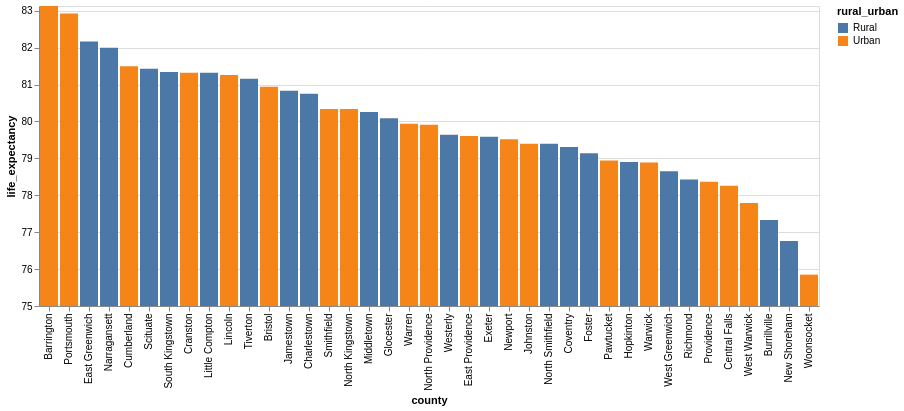

The code cell stored with this chart in its notebook:
### Markdown cell above
## Task 3: How does life expectancy vary across Rhode Island? (10 points)

This task focuses on the `county`, `life_expectancy`, and `rural_urban` variables to analyze how life expectancy changes county-by-county, with an aggregate focus on comparing rural vs. urban counties.

### Chart 3A

### Code cell
alt.Chart(life).mark_bar().encode(
    x=alt.X("county", sort="-y"), 
    y=alt.Y("life_expectancy:Q", scale=alt.Scale(domainMin=75, clamp=True)), 
    color="rural_urban"
)

### Figure 1 — Vega-Lite specification as saved in the notebook (floating-point values rounded to 4 significant figures; data arrays with more than 128 entries replaced by an {"elided": "..."} marker saying what was removed)
{"config": {"view": {"continuousWidth": 300, "continuousHeight": 300}}, "data": {"name": "data-5ddcb8df7bb5f7db00b6b58fe78f71b2"}, "mark": {"type": "bar"}, "encoding": {"color": {"field": "rural_urban", "type": "nominal"}, "x": {"field": "county", "sort": "-y", "type": "nominal"}, "y": {"field": "life_expectancy", "scale": {"clamp": true, "domainMin": 75}, "type": "quantitative"}}, "$schema": "https://vega.github.io/schema/vega-lite/v6.1.0.json", "datasets": {"data-5ddcb8df7bb5f7db00b6b58fe78f71b2": [{"county": "West Greenwich", "rural_urban": "Rural", "life_expectancy": 78.65, "asmr": 1030.0, "asmr_rank": 36, "rent": 1341, "gini": 0.4168, "pct_food_desert": 0.0, "fast_food": 0.23, "pct_farmers_market": 22.48, "pct_less_hs": 5.1, "pct_bachelors": 31.0, "type": "Feature", "geometry": {"type": "Polygon", "coordinates": [[[-71.79, 41.66], [-71.79, 41.66], [-71.79, 41.64], [-71.79, 41.63], [-71.79, 41.6], [-71.79, 41.6], [-71.76, 41.6], [-71.66, 41.6], [-71.65, 41.6], [-71.65, 41.6], [-71.64, 41.6], [-71.64, 41.6], [-71.54, 41.6], [-71.55, 41.63], [-71.55, 41.64], [-71.55, 41.65], [-71.55, 41.66], [-71.55, 41.66], [-71.57, 41.66], [-71.59, 41.66], [-71.6, 41.66], [-71.62, 41.66], [-71.62, 41.66], [-71.67, 41.66], [-71.67, 41.66], [-71.69, 41.66], [-71.74, 41.66], [-71.74, 41.66], [-71.79, 41.66]]]}}, {"county": "Central Falls", "rural_urban": "Urban", "life_expectancy": 78.26, "asmr": 970.7, "asmr_rank": 33, "rent": 774, "gini": 0.4557, "pct_food_desert": 0.0, "fast_food": 37.2, "pct_farmers_market": 0.0, "pct_less_hs": 48.2, "pct_bachelors": 7.4, "type": "Feature", "geometry": {"type": "Polygon", "coordinates": [[[-71.39, 41.9], [-71.4, 41.9], [-71.4, 41.89], [-71.4, 41.89], [-71.41, 41.89], [-71.41, 41.89], [-71.41, 41.89], [-71.4, 41.88], [-71.39, 41.88], [-71.39, 41.88], [-71.39, 41.88], [-71.38, 41.88], [-71.38, 41.89], [-71.38, 41.89], [-71.38, 41.89], [-71.38, 41.89], [-71.38, 41.89], [-71.38, 41.89], [-71.38, 41.89], [-71.38, 41.9], [-71.39, 41.9], [-71.39, 41.9], [-71.39, 41.9], [-71.39, 41.9], [-71.39, 41.9]]]}}, {"county": "Scituate", "rural_urban": "Rural", "life_expectancy": 81.43, "asmr": 807.1, "asmr_rank": 6, "rent": 932, "gini": 0.3981, "pct_food_desert": 0.0, "fast_food": 0.13, "pct_farmers_market": 61.14, "pct_less_hs": 9.3, "pct_bachelors": 28.3, "type": "Feature", "geometry": {"type": "Polygon", "coordinates": [[[-71.69, 41.86], [-71.69, 41.84], [-71.69, 41.84], [-71.69, 41.83], [-71.69, 41.82], [-71.68, 41.79], [-71.68, 41.79], [-71.68, 41.78], [-71.68, 41.77], [-71.68, 41.77], [-71.67, 41.76], [-71.67, 41.73], [-71.67, 41.73], [-71.64, 41.73], [-71.59, 41.73], [-71.58, 41.73], [-71.56, 41.73], [-71.55, 41.73], [-71.55, 41.73], [-71.55, 41.73], [-71.55, 41.74], [-71.55, 41.76], [-71.55, 41.76], [-71.55, 41.77], [-71.56, 41.79], [-71.56, 41.79], [-71.56, 41.8], [-71.57, 41.81], [-71.57, 41.84], [-71.57, 41.84], [-71.57, 41.84], [-71.57, 41.85], [-71.57, 41.86], [-71.6, 41.86], [-71.61, 41.86], [-71.68, 41.86], [-71.69, 41.86]]]}}, {"county": "Foster", "rural_urban": "Rural", "life_expectancy": 79.14, "asmr": 813.8, "asmr_rank": 8, "rent": 908, "gini": 0.4325, "pct_food_desert": 0.0, "fast_food": 0.08, "pct_farmers_market": 0.0, "pct_less_hs": 8.1, "pct_bachelors": 29.9, "type": "Feature", "geometry": {"type": "Polygon", "coordinates": [[[-71.79, 41.85], [-71.79, 41.85], [-71.79, 41.84], [-71.79, 41.84], [-71.79, 41.82], [-71.79, 41.81], [-71.79, 41.81], [-71.79, 41.8], [-71.79, 41.77], [-71.79, 41.77], [-71.79, 41.77], [-71.79, 41.74], [-71.79, 41.73], [-71.72, 41.73], [-71.7, 41.73], [-71.67, 41.73], [-71.67, 41.73], [-71.67, 41.76], [-71.68, 41.77], [-71.68, 41.77], [-71.68, 41.78], [-71.68, 41.79], [-71.68, 41.79], [-71.69, 41.82], [-71.69, 41.83], [-71.69, 41.84], [-71.69, 41.84], [-71.69, 41.86], [-71.74, 41.86], [-71.75, 41.86], [-71.76, 41.86], [-71.79, 41.85]]]}}, {"county": "Burrillville", "rural_urban": "Rural", "life_expectancy": 77.33, "asmr": 1052.0, "asmr_rank": 37, "rent": 843, "gini": 0.4087, "pct_food_desert": 57.56, "fast_food": 0.37, "pct_farmers_market": 96.13, "pct_less_hs": 17.4, "pct_bachelors": 22.8, "type": "Feature", "geometry": {"type": "Polygon", "coordinates": [[[-71.61, 42.01], [-71.66, 42.01], [-71.68, 42.01], [-71.68, 42.01], [-71.76, 42.01], [-71.77, 42.01], [-71.8, 42.01], [-71.8, 41.99], [-71.8, 41.99], [-71.8, 41.94], [-71.8, 41.93], [-71.8, 41.93], [-71.74, 41.93], [-71.72, 41.93], [-71.71, 41.93], [-71.7, 41.93], [-71.68, 41.93], [-71.67, 41.93], [-71.66, 41.93], [-71.64, 41.93], [-71.63, 41.93], [-71.59, 41.93], [-71.6, 41.97], [-71.6, 41.98], [-71.61, 42.01]]]}}, {"county": "Bristol", "rural_urban": "Urban", "life_expectancy": 80.94, "asmr": 853.0, "asmr_rank": 15, "rent": 892, "gini": 0.4563, "pct_food_desert": 53.84, "fast_food": 3.04, "pct_farmers_market": 71.82, "pct_less_hs": 18.7, "pct_bachelors": 32.5, "type": "Feature", "geometry": {"type": "Polygon", "coordinates": [[[-71.3, 41.71], [-71.29, 41.7], [-71.29, 41.69], [-71.29, 41.69], [-71.3, 41.68], [-71.3, 41.68], [-71.31, 41.67], [-71.3, 41.66], [-71.3, 41.65], [-71.3, 41.65], [-71.3, 41.65], [-71.3, 41.65], [-71.3, 41.66], [-71.29, 41.66], [-71.29, 41.66], [-71.29, 41.67], [-71.29, 41.68], [-71.29, 41.68], [-71.29, 41.68], [-71.28, 41.68], [-71.28, 41.68], [-71.28, 41.68], [-71.28, 41.67], [-71.28, 41.67], [-71.28, 41.67], [-71.28, 41.67], [-71.27, 41.66], [-71.27, 41.66], [-71.27, 41.66], [-71.27, 41.65], [-71.27, 41.65], [-71.27, 41.64], [-71.26, 41.64], [-71.26, 41.64], [-71.26, 41.64], [-71.26, 41.65], [-71.26, 41.65], [-71.25, 41.65], [-71.25, 41.66], [-71.25, 41.67], [-71.24, 41.67], [-71.24, 41.67], [-71.24, 41.67], [-71.24, 41.67], [-71.24, 41.67], [-71.23, 41.68], [-71.23, 41.68], [-71.24, 41.68], [-71.24, 41.68], [-71.24, 41.69], [-71.24, 41.69], [-71.25, 41.69], [-71.25, 41.7], [-71.24, 41.7], [-71.24, 41.7], [-71.25, 41.7], [-71.25, 41.72], [-71.26, 41.71], [-71.27, 41.71], [-71.28, 41.71], [-71.29, 41.71], [-71.29, 41.71], [-71.3, 41.71]]]}}, {"county": "East Greenwich", "rural_urban": "Rural", "life_expectancy": 82.17, "asmr": 782.8, "asmr_rank": 3, "rent": 881, "gini": 0.5041, "pct_food_desert": 54.52, "fast_food": 1.76, "pct_farmers_market": 45.31, "pct_less_hs": 3.5, "pct_bachelors": 58.9, "type": "Feature", "geometry": {"type": "Polygon", "coordinates": [[[-71.55, 41.66], [-71.55, 41.66], [-71.55, 41.65], [-71.55, 41.64], [-71.55, 41.63], [-71.54, 41.6], [-71.52, 41.6], [-71.52, 41.6], [-71.5, 41.6], [-71.48, 41.6], [-71.48, 41.6], [-71.49, 41.61], [-71.49, 41.61], [-71.49, 41.62], [-71.49, 41.62], [-71.49, 41.62], [-71.48, 41.62], [-71.48, 41.62], [-71.48, 41.62], [-71.47, 41.63], [-71.47, 41.63], [-71.47, 41.63], [-71.47, 41.63], [-71.47, 41.64], [-71.46, 41.64], [-71.47, 41.64], [-71.46, 41.65], [-71.46, 41.65], [-71.45, 41.65], [-71.45, 41.65], [-71.45, 41.65], [-71.45, 41.65], [-71.45, 41.66], [-71.44, 41.66], [-71.44, 41.66], [-71.44, 41.66], [-71.44, 41.66], [-71.44, 41.66], [-71.45, 41.66], [-71.45, 41.66], [-71.45, 41.66], [-71.46, 41.66], [-71.46, 41.66], [-71.49, 41.66], [-71.5, 41.66], [-71.53, 41.66], [-71.54, 41.66], [-71.55, 41.66]]]}}, {"county": "East Providence", "rural_urban": "Urban", "life_expectancy": 79.61, "asmr": 920.9, "asmr_rank": 25, "rent": 823, "gini": 0.4378, "pct_food_desert": 20.39, "fast_food": 7.72, "pct_farmers_market": 33.22, "pct_less_hs": 20.8, "pct_bachelors": 22.8, "type": "Feature", "geometry": {"type": "Polygon", "coordinates": {"elided": "1x97x2 float values"}}}, {"county": "Richmond", "rural_urban": "Rural", "life_expectancy": 78.43, "asmr": 1072.0, "asmr_rank": 38, "rent": 739, "gini": 0.346, "pct_food_desert": 0.0, "fast_food": 0.42, "pct_farmers_market": 96.73, "pct_less_hs": 8.5, "pct_bachelors": 33.0, "type": "Feature", "geometry": {"type": "Polygon", "coordinates": {"elided": "1x177x2 float values"}}}, {"county": "Cumberland", "rural_urban": "Urban", "life_expectancy": 81.5, "asmr": 799.5, "asmr_rank": 4, "rent": 859, "gini": 0.4083, "pct_food_desert": 39.28, "fast_food": 1.9, "pct_farmers_market": 0.0, "pct_less_hs": 14.3, "pct_bachelors": 33.6, "type": "Feature", "geometry": {"type": "Polygon", "coordinates": {"elided": "1x72x2 float values"}}}, {"county": "Providence", "rural_urban": "Urban", "life_expectancy": 78.37, "asmr": 973.8, "asmr_rank": 34, "rent": 913, "gini": 0.5339, "pct_food_desert": 5.31, "fast_food": 25.58, "pct_farmers_market": 81.09, "pct_less_hs": 27.4, "pct_bachelors": 29.0, "type": "Feature", "geometry": {"type": "Polygon", "coordinates": {"elided": "1x110x2 float values"}}}, {"county": "Narragansett", "rural_urban": "Rural", "life_expectancy": 82.0, "asmr": 799.9, "asmr_rank": 5, "rent": 1113, "gini": 0.4766, "pct_food_desert": 46.78, "fast_food": 1.63, "pct_farmers_market": 32.95, "pct_less_hs": 4.0, "pct_bachelors": 52.2, "type": "Feature", "geometry": {"type": "Polygon", "coordinates": {"elided": "1x106x2 float values"}}}, {"county": "Warwick", "rural_urban": "Urban", "life_expectancy": 78.89, "asmr": 959.6, "asmr_rank": 31, "rent": 990, "gini": 0.4162, "pct_food_desert": 33.34, "fast_food": 4.82, "pct_farmers_market": 16.78, "pct_less_hs": 10.2, "pct_bachelors": 29.0, "type": "Feature", "geometry": {"type": "MultiPolygon", "coordinates": {"elided": "2 rows, 392 float values in total"}}}, {"county": "Warren", "rural_urban": "Urban", "life_expectancy": 79.94, "asmr": 906.4, "asmr_rank": 22, "rent": 875, "gini": 0.4636, "pct_food_desert": 96.83, "fast_food": 5.48, "pct_farmers_market": 0.0, "pct_less_hs": 16.5, "pct_bachelors": 28.2, "type": "Feature", "geometry": {"type": "Polygon", "coordinates": [[[-71.28, 41.76], [-71.29, 41.74], [-71.29, 41.74], [-71.29, 41.74], [-71.29, 41.73], [-71.29, 41.73], [-71.29, 41.73], [-71.29, 41.72], [-71.29, 41.72], [-71.29, 41.72], [-71.29, 41.71], [-71.29, 41.71], [-71.29, 41.71], [-71.28, 41.71], [-71.27, 41.71], [-71.26, 41.71], [-71.25, 41.72], [-71.25, 41.7], [-71.24, 41.7], [-71.24, 41.7], [-71.24, 41.7], [-71.24, 41.7], [-71.23, 41.7], [-71.23, 41.71], [-71.22, 41.71], [-71.23, 41.71], [-71.23, 41.71], [-71.25, 41.73], [-71.25, 41.73], [-71.25, 41.74], [-71.25, 41.74], [-71.26, 41.75], [-71.28, 41.76]]]}}, {"county": "Cranston", "rural_urban": "Urban", "life_expectancy": 81.32, "asmr": 819.7, "asmr_rank": 9, "rent": 967, "gini": 0.434, "pct_food_desert": 25.34, "fast_food": 4.85, "pct_farmers_market": 30.56, "pct_less_hs": 14.9, "pct_bachelors": 29.7, "type": "Feature", "geometry": {"type": "Polygon", "coordinates": {"elided": "1x136x2 float values"}}}, {"county": "Johnston", "rural_urban": "Urban", "life_expectancy": 79.4, "asmr": 939.4, "asmr_rank": 28, "rent": 881, "gini": 0.4252, "pct_food_desert": 29.0, "fast_food": 2.55, "pct_farmers_market": 73.09, "pct_less_hs": 18.2, "pct_bachelors": 21.6, "type": "Feature", "geometry": {"type": "Polygon", "coordinates": {"elided": "1x78x2 float values"}}}, {"county": "Lincoln", "rural_urban": "Urban", "life_expectancy": 81.26, "asmr": 835.3, "asmr_rank": 12, "rent": 848, "gini": 0.4257, "pct_food_desert": 48.34, "fast_food": 1.97, "pct_farmers_market": 16.12, "pct_less_hs": 12.8, "pct_bachelors": 36.1, "type": "Feature", "geometry": {"type": "Polygon", "coordinates": {"elided": "1x85x2 float values"}}}, {"county": "Woonsocket", "rural_urban": "Urban", "life_expectancy": 75.85, "asmr": 1128.0, "asmr_rank": 39, "rent": 763, "gini": 0.457, "pct_food_desert": 29.41, "fast_food": 10.43, "pct_farmers_market": 54.92, "pct_less_hs": 27.7, "pct_bachelors": 12.9, "type": "Feature", "geometry": {"type": "Polygon", "coordinates": [[[-71.53, 42.01], [-71.53, 42.01], [-71.53, 42.01], [-71.54, 42.01], [-71.54, 42.0], [-71.53, 41.99], [-71.53, 41.99], [-71.53, 41.99], [-71.53, 41.99], [-71.53, 41.99], [-71.52, 41.99], [-71.52, 41.98], [-71.52, 41.98], [-71.52, 41.98], [-71.52, 41.98], [-71.51, 41.98], [-71.49, 41.98], [-71.49, 41.98], [-71.48, 41.99], [-71.47, 41.99], [-71.46, 42.0], [-71.46, 42.01], [-71.46, 42.01], [-71.46, 42.02], [-71.46, 42.02], [-71.48, 42.02], [-71.48, 42.02], [-71.49, 42.02], [-71.5, 42.02], [-71.5, 42.02], [-71.5, 42.02], [-71.5, 42.02], [-71.5, 42.02], [-71.51, 42.02], [-71.52, 42.02], [-71.53, 42.02], [-71.53, 42.01], [-71.53, 42.01], [-71.53, 42.01]]]}}, {"county": "Jamestown", "rural_urban": "Rural", "life_expectancy": 80.83, "asmr": 893.3, "asmr_rank": 17, "rent": 1403, "gini": 0.4719, "pct_food_desert": 57.35, "fast_food": 0.63, "pct_farmers_market": 0.0, "pct_less_hs": 2.3, "pct_bachelors": 59.4, "type": "Feature", "geometry": {"type": "MultiPolygon", "coordinates": {"elided": "3 rows, 250 float values in total"}}}, {"county": "Tiverton", "rural_urban": "Rural", "life_expectancy": 81.16, "asmr": 830.0, "asmr_rank": 10, "rent": 964, "gini": 0.4118, "pct_food_desert": 57.17, "fast_food": 0.69, "pct_farmers_market": 79.11, "pct_less_hs": 13.9, "pct_bachelors": 29.9, "type": "Feature", "geometry": {"type": "Polygon", "coordinates": {"elided": "1x88x2 float values"}}}, {"county": "Charlestown", "rural_urban": "Rural", "life_expectancy": 80.75, "asmr": 844.0, "asmr_rank": 13, "rent": 1093, "gini": 0.4511, "pct_food_desert": 0.0, "fast_food": 0.37, "pct_farmers_market": 99.28, "pct_less_hs": 8.2, "pct_bachelors": 35.4, "type": "Feature", "geometry": {"type": "Polygon", "coordinates": {"elided": "1x109x2 float values"}}}, {"county": "Exeter", "rural_urban": "Rural", "life_expectancy": 79.59, "asmr": 897.7, "asmr_rank": 20, "rent": 903, "gini": 0.3591, "pct_food_desert": 0.0, "fast_food": 0.14, "pct_farmers_market": 85.53, "pct_less_hs": 7.5, "pct_bachelors": 45.6, "type": "Feature", "geometry": {"type": "Polygon", "coordinates": [[[-71.79, 41.6], [-71.79, 41.57], [-71.79, 41.55], [-71.78, 41.55], [-71.75, 41.55], [-71.74, 41.55], [-71.73, 41.55], [-71.72, 41.55], [-71.66, 41.56], [-71.66, 41.56], [-71.62, 41.56], [-71.61, 41.53], [-71.59, 41.52], [-71.59, 41.52], [-71.56, 41.51], [-71.53, 41.5], [-71.51, 41.5], [-71.51, 41.5], [-71.51, 41.51], [-71.51, 41.52], [-71.52, 41.53], [-71.52, 41.53], [-71.52, 41.56], [-71.52, 41.56], [-71.52, 41.56], [-71.52, 41.58], [-71.52, 41.58], [-71.52, 41.59], [-71.52, 41.59], [-71.52, 41.6], [-71.52, 41.6], [-71.54, 41.6], [-71.64, 41.6], [-71.64, 41.6], [-71.65, 41.6], [-71.65, 41.6], [-71.66, 41.6], [-71.76, 41.6], [-71.79, 41.6]]]}}, {"county": "Middletown", "rural_urban": "Rural", "life_expectancy": 80.26, "asmr": 893.4, "asmr_rank": 18, "rent": 1157, "gini": 0.4204, "pct_food_desert": 32.9, "fast_food": 3.2, "pct_farmers_market": 34.46, "pct_less_hs": 6.7, "pct_bachelors": 38.4, "type": "Feature", "geometry": {"type": "Polygon", "coordinates": {"elided": "1x72x2 float values"}}}, {"county": "Glocester", "rural_urban": "Rural", "life_expectancy": 80.09, "asmr": 848.5, "asmr_rank": 14, "rent": 820, "gini": 0.3387, "pct_food_desert": 0.0, "fast_food": 0.28, "pct_farmers_market": 82.59, "pct_less_hs": 8.7, "pct_bachelors": 30.0, "type": "Feature", "geometry": {"type": "Polygon", "coordinates": [[[-71.8, 41.93], [-71.8, 41.92], [-71.8, 41.9], [-71.79, 41.85], [-71.76, 41.86], [-71.75, 41.86], [-71.74, 41.86], [-71.69, 41.86], [-71.68, 41.86], [-71.61, 41.86], [-71.6, 41.86], [-71.57, 41.86], [-71.58, 41.86], [-71.58, 41.88], [-71.58, 41.88], [-71.58, 41.88], [-71.58, 41.89], [-71.59, 41.93], [-71.63, 41.93], [-71.64, 41.93], [-71.66, 41.93], [-71.67, 41.93], [-71.68, 41.93], [-71.7, 41.93], [-71.71, 41.93], [-71.72, 41.93], [-71.74, 41.93], [-71.8, 41.93]]]}}, {"county": "Little Compton", "rural_urban": "Rural", "life_expectancy": 81.32, "asmr": 812.5, "asmr_rank": 7, "rent": 1317, "gini": 0.4586, "pct_food_desert": 0.0, "fast_food": 0.14, "pct_farmers_market": 51.52, "pct_less_hs": 8.2, "pct_bachelors": 48.9, "type": "Feature", "geometry": {"type": "Polygon", "coordinates": [[[-71.21, 41.55], [-71.21, 41.54], [-71.2, 41.54], [-71.21, 41.53], [-71.21, 41.53], [-71.2, 41.52], [-71.2, 41.52], [-71.2, 41.52], [-71.2, 41.51], [-71.21, 41.5], [-71.2, 41.5], [-71.2, 41.5], [-71.2, 41.49], [-71.19, 41.48], [-71.19, 41.48], [-71.19, 41.47], [-71.19, 41.47], [-71.19, 41.47], [-71.2, 41.46], [-71.2, 41.46], [-71.19, 41.46], [-71.19, 41.46], [-71.19, 41.46], [-71.18, 41.46], [-71.18, 41.46], [-71.18, 41.46], [-71.17, 41.46], [-71.17, 41.46], [-71.17, 41.46], [-71.17, 41.46], [-71.17, 41.47], [-71.17, 41.47], [-71.16, 41.47], [-71.16, 41.47], [-71.16, 41.48], [-71.15, 41.48], [-71.15, 41.48], [-71.15, 41.48], [-71.15, 41.48], [-71.15, 41.48], [-71.14, 41.48], [-71.14, 41.48], [-71.14, 41.49], [-71.14, 41.49], [-71.14, 41.49], [-71.14, 41.49], [-71.13, 41.49], [-71.13, 41.5], [-71.12, 41.5], [-71.12, 41.52], [-71.13, 41.56], [-71.13, 41.56], [-71.16, 41.56], [-71.16, 41.56], [-71.2, 41.55], [-71.21, 41.55]]]}}, {"county": "Newport", "rural_urban": "Urban", "life_expectancy": 79.52, "asmr": 917.6, "asmr_rank": 24, "rent": 1123, "gini": 0.4575, "pct_food_desert": 8.63, "fast_food": 8.7, "pct_farmers_market": 66.17, "pct_less_hs": 9.7, "pct_bachelors": 48.2, "type": "Feature", "geometry": {"type": "MultiPolygon", "coordinates": {"elided": "4 rows, 264 float values in total"}}}, {"county": "South Kingstown", "rural_urban": "Rural", "life_expectancy": 81.34, "asmr": 833.6, "asmr_rank": 11, "rent": 1035, "gini": 0.441, "pct_food_desert": 47.06, "fast_food": 0.79, "pct_farmers_market": 54.02, "pct_less_hs": 6.7, "pct_bachelors": 51.3, "type": "Feature", "geometry": {"type": "Polygon", "coordinates": {"elided": "1x110x2 float values"}}}, {"county": "Portsmouth", "rural_urban": "Urban", "life_expectancy": 82.93, "asmr": 727.5, "asmr_rank": 2, "rent": 1336, "gini": 0.4584, "pct_food_desert": 67.18, "fast_food": 0.98, "pct_farmers_market": 89.92, "pct_less_hs": 7.3, "pct_bachelors": 47.4, "type": "Feature", "geometry": {"type": "MultiPolygon", "coordinates": {"elided": "6 rows, 422 float values in total"}}}, {"county": "North Providence", "rural_urban": "Urban", "life_expectancy": 79.91, "asmr": 872.4, "asmr_rank": 16, "rent": 930, "gini": 0.4218, "pct_food_desert": 33.78, "fast_food": 10.78, "pct_farmers_market": 61.71, "pct_less_hs": 15.0, "pct_bachelors": 24.8, "type": "Feature", "geometry": {"type": "Polygon", "coordinates": [[[-71.5, 41.87], [-71.49, 41.87], [-71.49, 41.86], [-71.49, 41.86], [-71.49, 41.86], [-71.49, 41.86], [-71.49, 41.85], [-71.49, 41.85], [-71.48, 41.85], [-71.48, 41.85], [-71.48, 41.84], [-71.48, 41.84], [-71.48, 41.84], [-71.48, 41.84], [-71.48, 41.84], [-71.47, 41.84], [-71.47, 41.84], [-71.47, 41.84], [-71.46, 41.84], [-71.46, 41.84], [-71.46, 41.85], [-71.46, 41.85], [-71.45, 41.85], [-71.45, 41.85], [-71.44, 41.86], [-71.43, 41.86], [-71.43, 41.86], [-71.42, 41.86], [-71.42, 41.86], [-71.42, 41.86], [-71.42, 41.87], [-71.42, 41.87], [-71.42, 41.88], [-71.43, 41.88], [-71.44, 41.88], [-71.45, 41.88], [-71.46, 41.87], [-71.46, 41.87], [-71.47, 41.87], [-71.47, 41.87], [-71.48, 41.87], [-71.49, 41.87], [-71.49, 41.87], [-71.49, 41.87], [-71.5, 41.87]]]}}, {"county": "Pawtucket", "rural_urban": "Urban", "life_expectancy": 78.94, "asmr": 946.9, "asmr_rank": 30, "rent": 807, "gini": 0.4525, "pct_food_desert": 5.64, "fast_food": 14.68, "pct_farmers_market": 50.63, "pct_less_hs": 24.3, "pct_bachelors": 18.9, "type": "Feature", "geometry": {"type": "Polygon", "coordinates": {"elided": "1x65x2 float values"}}}, {"county": "Barrington", "rural_urban": "Urban", "life_expectancy": 83.13, "asmr": 722.0, "asmr_rank": 1, "rent": 1340, "gini": 0.4664, "pct_food_desert": 29.48, "fast_food": 1.18, "pct_farmers_market": 59.5, "pct_less_hs": 4.4, "pct_bachelors": 63.4, "type": "Feature", "geometry": {"type": "Polygon", "coordinates": [[[-71.32, 41.78], [-71.32, 41.77], [-71.32, 41.77], [-71.33, 41.77], [-71.33, 41.77], [-71.34, 41.76], [-71.34, 41.76], [-71.35, 41.75], [-71.35, 41.75], [-71.36, 41.75], [-71.35, 41.75], [-71.35, 41.75], [-71.35, 41.74], [-71.34, 41.74], [-71.34, 41.73], [-71.34, 41.73], [-71.34, 41.73], [-71.34, 41.72], [-71.32, 41.73], [-71.32, 41.73], [-71.32, 41.72], [-71.31, 41.72], [-71.31, 41.72], [-71.31, 41.72], [-71.31, 41.72], [-71.31, 41.71], [-71.31, 41.71], [-71.3, 41.71], [-71.3, 41.71], [-71.3, 41.71], [-71.3, 41.71], [-71.3, 41.71], [-71.29, 41.71], [-71.29, 41.71], [-71.29, 41.72], [-71.29, 41.72], [-71.29, 41.72], [-71.29, 41.73], [-71.29, 41.73], [-71.29, 41.73], [-71.29, 41.74], [-71.29, 41.74], [-71.29, 41.74], [-71.28, 41.76], [-71.29, 41.77], [-71.3, 41.77], [-71.32, 41.78], [-71.32, 41.78], [-71.32, 41.78]]]}}, {"county": "Hopkinton", "rural_urban": "Rural", "life_expectancy": 78.9, "asmr": 916.4, "asmr_rank": 23, "rent": 731, "gini": 0.3627, "pct_food_desert": 0.0, "fast_food": 0.2, "pct_farmers_market": 71.06, "pct_less_hs": 6.9, "pct_bachelors": 25.4, "type": "Feature", "geometry": {"type": "Polygon", "coordinates": {"elided": "1x172x2 float values"}}}, {"county": "Westerly", "rural_urban": "Rural", "life_expectancy": 79.64, "asmr": 901.4, "asmr_rank": 21, "rent": 918, "gini": 0.4309, "pct_food_desert": 21.44, "fast_food": 1.83, "pct_farmers_market": 99.57, "pct_less_hs": 13.9, "pct_bachelors": 30.0, "type": "Feature", "geometry": {"type": "Polygon", "coordinates": {"elided": "1x146x2 float values"}}}, {"county": "North Smithfield", "rural_urban": "Rural", "life_expectancy": 79.4, "asmr": 927.5, "asmr_rank": 27, "rent": 925, "gini": 0.4, "pct_food_desert": 58.2, "fast_food": 0.74, "pct_farmers_market": 16.14, "pct_less_hs": 14.5, "pct_bachelors": 29.3, "type": "Feature", "geometry": {"type": "Polygon", "coordinates": [[[-71.61, 42.01], [-71.6, 41.98], [-71.6, 41.97], [-71.59, 41.93], [-71.56, 41.94], [-71.49, 41.94], [-71.49, 41.94], [-71.48, 41.94], [-71.48, 41.94], [-71.48, 41.95], [-71.49, 41.95], [-71.49, 41.95], [-71.49, 41.95], [-71.49, 41.95], [-71.49, 41.96], [-71.49, 41.96], [-71.49, 41.96], [-71.49, 41.96], [-71.49, 41.96], [-71.49, 41.97], [-71.49, 41.97], [-71.49, 41.97], [-71.49, 41.97], [-71.49, 41.97], [-71.49, 41.98], [-71.49, 41.98], [-71.49, 41.98], [-71.49, 41.98], [-71.51, 41.98], [-71.52, 41.98], [-71.52, 41.98], [-71.52, 41.98], [-71.52, 41.98], [-71.52, 41.99], [-71.53, 41.99], [-71.53, 41.99], [-71.53, 41.99], [-71.53, 41.99], [-71.53, 41.99], [-71.54, 42.0], [-71.54, 42.01], [-71.53, 42.01], [-71.53, 42.01], [-71.53, 42.01], [-71.54, 42.01], [-71.55, 42.01], [-71.55, 42.01], [-71.56, 42.01], [-71.56, 42.01], [-71.58, 42.01], [-71.59, 42.01], [-71.59, 42.01], [-71.61, 42.01]]]}}, {"county": "West Warwick", "rural_urban": "Urban", "life_expectancy": 77.79, "asmr": 985.2, "asmr_rank": 35, "rent": 920, "gini": 0.3944, "pct_food_desert": 15.86, "fast_food": 7.49, "pct_farmers_market": 36.43, "pct_less_hs": 15.0, "pct_bachelors": 21.0, "type": "Feature", "geometry": {"type": "Polygon", "coordinates": [[[-71.53, 41.73], [-71.53, 41.72], [-71.53, 41.72], [-71.53, 41.72], [-71.53, 41.71], [-71.53, 41.71], [-71.53, 41.71], [-71.53, 41.7], [-71.53, 41.7], [-71.53, 41.7], [-71.53, 41.69], [-71.53, 41.68], [-71.53, 41.68], [-71.53, 41.68], [-71.53, 41.67], [-71.53, 41.66], [-71.5, 41.66], [-71.5, 41.66], [-71.5, 41.67], [-71.5, 41.67], [-71.5, 41.68], [-71.5, 41.69], [-71.5, 41.69], [-71.5, 41.7], [-71.51, 41.7], [-71.51, 41.7], [-71.52, 41.7], [-71.52, 41.7], [-71.51, 41.71], [-71.51, 41.71], [-71.51, 41.71], [-71.51, 41.71], [-71.51, 41.71], [-71.5, 41.71], [-71.5, 41.71], [-71.5, 41.71], [-71.5, 41.71], [-71.49, 41.72], [-71.49, 41.72], [-71.49, 41.72], [-71.49, 41.72], [-71.49, 41.73], [-71.48, 41.73], [-71.48, 41.73], [-71.49, 41.73], [-71.5, 41.73], [-71.52, 41.73], [-71.52, 41.73], [-71.52, 41.73], [-71.53, 41.73], [-71.53, 41.73]]]}}, {"county": "Smithfield", "rural_urban": "Urban", "life_expectancy": 80.34, "asmr": 923.5, "asmr_rank": 26, "rent": 948, "gini": 0.42, "pct_food_desert": 77.28, "fast_food": 1.73, "pct_farmers_market": 71.34, "pct_less_hs": 9.1, "pct_bachelors": 33.6, "type": "Feature", "geometry": {"type": "Polygon", "coordinates": [[[-71.59, 41.93], [-71.58, 41.89], [-71.58, 41.88], [-71.58, 41.88], [-71.58, 41.88], [-71.58, 41.86], [-71.57, 41.86], [-71.57, 41.86], [-71.55, 41.86], [-71.55, 41.86], [-71.54, 41.86], [-71.53, 41.86], [-71.51, 41.87], [-71.51, 41.87], [-71.5, 41.87], [-71.49, 41.87], [-71.49, 41.87], [-71.49, 41.87], [-71.48, 41.87], [-71.47, 41.87], [-71.47, 41.87], [-71.47, 41.89], [-71.48, 41.91], [-71.48, 41.92], [-71.48, 41.92], [-71.48, 41.92], [-71.49, 41.94], [-71.49, 41.94], [-71.56, 41.94], [-71.59, 41.93]]]}}, {"county": "Coventry", "rural_urban": "Rural", "life_expectancy": 79.31, "asmr": 963.2, "asmr_rank": 32, "rent": 867, "gini": 0.4042, "pct_food_desert": 49.33, "fast_food": 0.72, "pct_farmers_market": 0.7, "pct_less_hs": 11.2, "pct_bachelors": 25.4, "type": "Feature", "geometry": {"type": "Polygon", "coordinates": [[[-71.79, 41.73], [-71.79, 41.72], [-71.79, 41.7], [-71.79, 41.66], [-71.74, 41.66], [-71.74, 41.66], [-71.69, 41.66], [-71.67, 41.66], [-71.67, 41.66], [-71.62, 41.66], [-71.62, 41.66], [-71.6, 41.66], [-71.59, 41.66], [-71.57, 41.66], [-71.55, 41.66], [-71.54, 41.66], [-71.53, 41.66], [-71.53, 41.67], [-71.53, 41.68], [-71.53, 41.68], [-71.53, 41.68], [-71.53, 41.69], [-71.53, 41.7], [-71.53, 41.7], [-71.53, 41.7], [-71.53, 41.71], [-71.53, 41.71], [-71.53, 41.71], [-71.53, 41.72], [-71.53, 41.72], [-71.53, 41.72], [-71.53, 41.73], [-71.55, 41.73], [-71.55, 41.73], [-71.55, 41.73], [-71.55, 41.73], [-71.56, 41.73], [-71.58, 41.73], [-71.59, 41.73], [-71.64, 41.73], [-71.67, 41.73], [-71.67, 41.73], [-71.67, 41.73], [-71.7, 41.73], [-71.72, 41.73], [-71.79, 41.73]]]}}, {"county": "North Kingstown", "rural_urban": "Urban", "life_expectancy": 80.34, "asmr": 945.2, "asmr_rank": 29, "rent": 934, "gini": 0.4497, "pct_food_desert": 44.07, "fast_food": 1.07, "pct_farmers_market": 19.89, "pct_less_hs": 6.9, "pct_bachelors": 45.2, "type": "Feature", "geometry": {"type": "Polygon", "coordinates": {"elided": "1x128x2 float values"}}}, {"county": "New Shoreham", "rural_urban": "Rural", "life_expectancy": 76.76, "asmr": 897.6, "asmr_rank": 19, "rent": 833, "gini": 0.3949, "pct_food_desert": 100.0, "fast_food": 0.84, "pct_farmers_market": 97.15, "pct_less_hs": 3.9, "pct_bachelors": 48.3, "type": "Feature", "geometry": {"type": "Polygon", "coordinates": {"elided": "1x66x2 float values"}}}]}}
